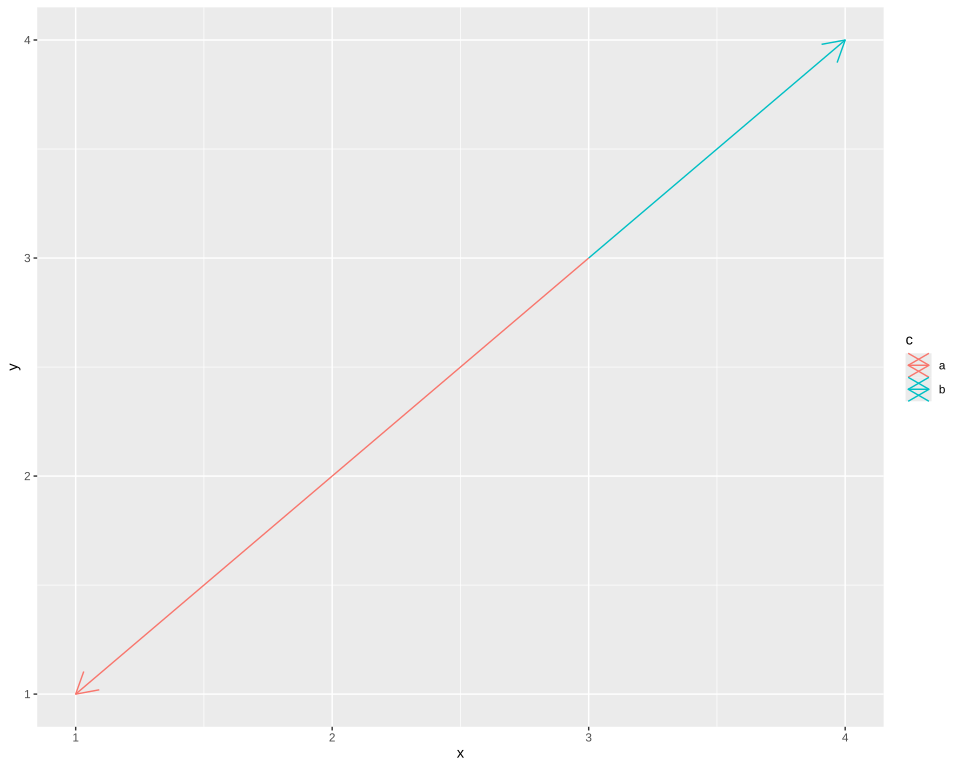

Reproduce this figure in R.
# The plot test/golden/path_arrow_varying.svg draws, drawn by ggplot2 itself, as ggplot2's own
# visual tests draw their snapshots: the independent check on that golden whenever it changes. The
# suite never runs this; it needs R, ggplot2 and vdiffr, saved as the Docker image
# giggly-r:ggplot2-4.0.3. From the repository's root:
#
#   docker run --rm -v "$PWD/test/golden":/golden:ro giggly-r:ggplot2-4.0.3 \
#     Rscript /golden/path_arrow_varying.R > path_arrow_varying.ggplot2.svg
#
# and compare the two drawings element by element, as test/golden/point.R describes.
#
# One path whose colour changes along it, open heads at both ends: drawn as segments, each given a
# head as ggplot2's repair_segment_arrow() gives one, so the first segment's head is at its first
# end, the last's at its last, and the middle one's at both ends with no length, written as three
# points at its tip, as grid draws a head of no length. First checked with ggplot2 4.0.3 and vdiffr
# 1.0.9: every element and clip path matches, the x axis drawn before the y as in
# test/golden/point.svg.

library(ggplot2)

df <- data.frame(x = c(1, 2, 3, 4), y = c(1, 2, 3, 4), c = c("a", "a", "b", "b"))
plot <- ggplot(df, aes(x, y, colour = c, group = 1)) +
  geom_path(arrow = arrow(ends = "both")) +
  theme_gray()

file <- tempfile(fileext = ".svg")
vdiffr::write_svg(plot, file)
cat(readLines(file), sep = "\n")
